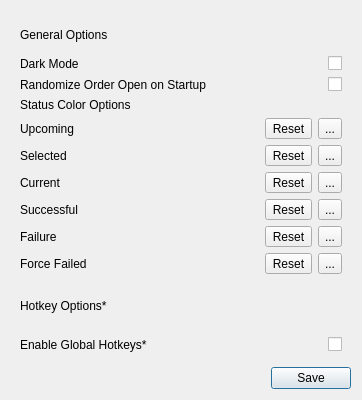
<?xml version="1.0" encoding="UTF-8"?>
<ui version="4.0">
 <class>OptionsWindow</class>
 <widget class="QDialog" name="OptionsWindow">
  <property name="geometry">
   <rect>
    <x>0</x>
    <y>0</y>
    <width>362</width>
    <height>400</height>
   </rect>
  </property>
  <property name="windowTitle">
   <string>Dialog</string>
  </property>
  <property name="styleSheet">
   <string notr="true">QLabel {
	qproperty-wordWrap: true;
	max-height: 100%;
}
*[ sectionHeader ] {
	text-align: bottom;
}
*[ sectionHeader=&quot;1&quot; ]{
	font: 550 14pt &quot;Segoe UI&quot;;
	border-bottom: 2px solid white;
}
*[ sectionHeader=&quot;2&quot; ]{
	font: 650 13pt &quot;Segoe UI&quot;;
	border-bottom: 1px solid white;
}
*[ sectionHeader=&quot;3&quot; ]{
	font: 750 12pt &quot;Segoe UI&quot;;
	border-bottom: 1px dotted white;
}
*[ sectionHeader=&quot;4&quot; ]{
	font: 850 11pt &quot;Segoe UI&quot;;
}</string>
  </property>
  <layout class="QVBoxLayout" name="windowLayout">
   <item>
    <layout class="QVBoxLayout" name="mainLayoutWidget">
     <item>
      <widget class="QScrollArea" name="optionsScroll">
       <property name="frameShape">
        <enum>QFrame::Shape::NoFrame</enum>
       </property>
       <property name="widgetResizable">
        <bool>true</bool>
       </property>
       <widget class="QWidget" name="optionsWidget">
        <property name="geometry">
         <rect>
          <x>0</x>
          <y>-34</y>
          <width>330</width>
          <height>390</height>
         </rect>
        </property>
        <layout class="QVBoxLayout" name="optionsLayout">
         <item>
          <layout class="QVBoxLayout" name="generalLayout">
           <item>
            <widget class="QLabel" name="generalLabel">
             <property name="text">
              <string>General Options</string>
             </property>
             <property name="sectionHeader" stdset="0">
              <number>1</number>
             </property>
            </widget>
           </item>
           <item>
            <layout class="QGridLayout" name="generalGrid" columnstretch="1,0">
             <item row="1" column="0">
              <widget class="QLabel" name="general2RandomizeOrderLabel">
               <property name="text">
                <string>Randomize Order Open on Startup</string>
               </property>
               <property name="buddy">
                <cstring>general2RandomizeOrderCheck</cstring>
               </property>
              </widget>
             </item>
             <item row="0" column="0">
              <widget class="QLabel" name="general1DarkModeLabel">
               <property name="text">
                <string>Dark Mode</string>
               </property>
               <property name="buddy">
                <cstring>general1DarkModeCheck</cstring>
               </property>
              </widget>
             </item>
             <item row="0" column="1">
              <widget class="QCheckBox" name="general1DarkModeCheck"/>
             </item>
             <item row="1" column="1">
              <widget class="QCheckBox" name="general2RandomizeOrderCheck"/>
             </item>
            </layout>
           </item>
          </layout>
         </item>
         <item>
          <layout class="QVBoxLayout" name="statusColorLayout">
           <item>
            <widget class="QLabel" name="statusColorLabel">
             <property name="text">
              <string>Status Color Options</string>
             </property>
             <property name="sectionHeader" stdset="0">
              <number>1</number>
             </property>
            </widget>
           </item>
           <item>
            <layout class="QGridLayout" name="statusColorGrid" columnstretch="1,0,0">
             <item row="5" column="0">
              <widget class="QLabel" name="statusForceFailedLabel">
               <property name="text">
                <string>Force Failed</string>
               </property>
               <property name="buddy">
                <cstring>statusForceFailedButton</cstring>
               </property>
              </widget>
             </item>
             <item row="1" column="0">
              <widget class="QLabel" name="statusSelectedLabel">
               <property name="text">
                <string>Selected</string>
               </property>
               <property name="buddy">
                <cstring>statusSelectedButton</cstring>
               </property>
              </widget>
             </item>
             <item row="0" column="0">
              <widget class="QLabel" name="statusUpcomingLabel">
               <property name="text">
                <string>Upcoming</string>
               </property>
               <property name="buddy">
                <cstring>statusUpcomingButton</cstring>
               </property>
              </widget>
             </item>
             <item row="2" column="0">
              <widget class="QLabel" name="statusCurrentLabel">
               <property name="text">
                <string>Current</string>
               </property>
               <property name="buddy">
                <cstring>statusCurrentButton</cstring>
               </property>
              </widget>
             </item>
             <item row="2" column="2">
              <widget class="QToolButton" name="statusCurrentButton">
               <property name="text">
                <string notr="true">...</string>
               </property>
              </widget>
             </item>
             <item row="5" column="2">
              <widget class="QToolButton" name="statusForceFailedButton">
               <property name="text">
                <string notr="true">...</string>
               </property>
              </widget>
             </item>
             <item row="4" column="0">
              <widget class="QLabel" name="statusFailedLabel">
               <property name="text">
                <string>Failure</string>
               </property>
               <property name="buddy">
                <cstring>statusFailedButton</cstring>
               </property>
              </widget>
             </item>
             <item row="4" column="2">
              <widget class="QToolButton" name="statusFailedButton">
               <property name="text">
                <string>...</string>
               </property>
              </widget>
             </item>
             <item row="3" column="2">
              <widget class="QToolButton" name="statusSuccessButton">
               <property name="text">
                <string notr="true">...</string>
               </property>
              </widget>
             </item>
             <item row="0" column="2">
              <widget class="QToolButton" name="statusUpcomingButton">
               <property name="text">
                <string notr="true">...</string>
               </property>
              </widget>
             </item>
             <item row="1" column="2">
              <widget class="QToolButton" name="statusSelectedButton">
               <property name="text">
                <string notr="true">...</string>
               </property>
              </widget>
             </item>
             <item row="3" column="0">
              <widget class="QLabel" name="statusSuccessLabel">
               <property name="text">
                <string>Successful</string>
               </property>
               <property name="buddy">
                <cstring>statusSuccessButton</cstring>
               </property>
              </widget>
             </item>
             <item row="0" column="1">
              <widget class="QToolButton" name="statusUpcomingRevert">
               <property name="text">
                <string>Reset</string>
               </property>
               <property name="icon">
                <iconset theme="QIcon::ThemeIcon::DocumentRevert"/>
               </property>
              </widget>
             </item>
             <item row="1" column="1">
              <widget class="QToolButton" name="statusSelectedRevert">
               <property name="text">
                <string>Reset</string>
               </property>
               <property name="icon">
                <iconset theme="QIcon::ThemeIcon::DocumentRevert"/>
               </property>
              </widget>
             </item>
             <item row="2" column="1">
              <widget class="QToolButton" name="statusCurrentRevert">
               <property name="text">
                <string>Reset</string>
               </property>
               <property name="icon">
                <iconset theme="QIcon::ThemeIcon::DocumentRevert"/>
               </property>
              </widget>
             </item>
             <item row="3" column="1">
              <widget class="QToolButton" name="statusSuccessRevert">
               <property name="text">
                <string>Reset</string>
               </property>
               <property name="icon">
                <iconset theme="QIcon::ThemeIcon::DocumentRevert"/>
               </property>
              </widget>
             </item>
             <item row="4" column="1">
              <widget class="QToolButton" name="statusFailedRevert">
               <property name="text">
                <string>Reset</string>
               </property>
               <property name="icon">
                <iconset theme="QIcon::ThemeIcon::DocumentRevert"/>
               </property>
              </widget>
             </item>
             <item row="5" column="1">
              <widget class="QToolButton" name="statusForceFailedRevert">
               <property name="text">
                <string>Reset</string>
               </property>
               <property name="icon">
                <iconset theme="QIcon::ThemeIcon::DocumentRevert"/>
               </property>
              </widget>
             </item>
            </layout>
           </item>
          </layout>
         </item>
         <item>
          <layout class="QVBoxLayout" name="hotkeyLayout">
           <item>
            <widget class="QLabel" name="hotkeyLabel">
             <property name="toolTip">
              <string>Hotkey Options
(Only takes effect after application restart)</string>
             </property>
             <property name="text">
              <string>Hotkey Options*</string>
             </property>
             <property name="sectionHeader" stdset="0">
              <number>1</number>
             </property>
            </widget>
           </item>
           <item>
            <layout class="QGridLayout" name="hotkeyGrid" columnstretch="1,0">
             <item row="0" column="0">
              <widget class="QLabel" name="hotkeyGlobalLabel">
               <property name="toolTip">
                <string>Enable Global Hotkeys
(Only takes effect after application restart)
(Only where applicable)</string>
               </property>
               <property name="text">
                <string>Enable Global Hotkeys*</string>
               </property>
              </widget>
             </item>
             <item row="0" column="1">
              <widget class="QCheckBox" name="checkBox"/>
             </item>
            </layout>
           </item>
          </layout>
         </item>
        </layout>
       </widget>
      </widget>
     </item>
    </layout>
   </item>
   <item>
    <widget class="QDialogButtonBox" name="buttonBox">
     <property name="standardButtons">
      <set>QDialogButtonBox::StandardButton::Save</set>
     </property>
    </widget>
   </item>
  </layout>
 </widget>
 <resources/>
 <connections>
  <connection>
   <sender>buttonBox</sender>
   <signal>accepted()</signal>
   <receiver>OptionsWindow</receiver>
   <slot>accept()</slot>
   <hints>
    <hint type="sourcelabel">
     <x>248</x>
     <y>254</y>
    </hint>
    <hint type="destinationlabel">
     <x>157</x>
     <y>274</y>
    </hint>
   </hints>
  </connection>
  <connection>
   <sender>buttonBox</sender>
   <signal>rejected()</signal>
   <receiver>OptionsWindow</receiver>
   <slot>reject()</slot>
   <hints>
    <hint type="sourcelabel">
     <x>316</x>
     <y>260</y>
    </hint>
    <hint type="destinationlabel">
     <x>286</x>
     <y>274</y>
    </hint>
   </hints>
  </connection>
 </connections>
</ui>
